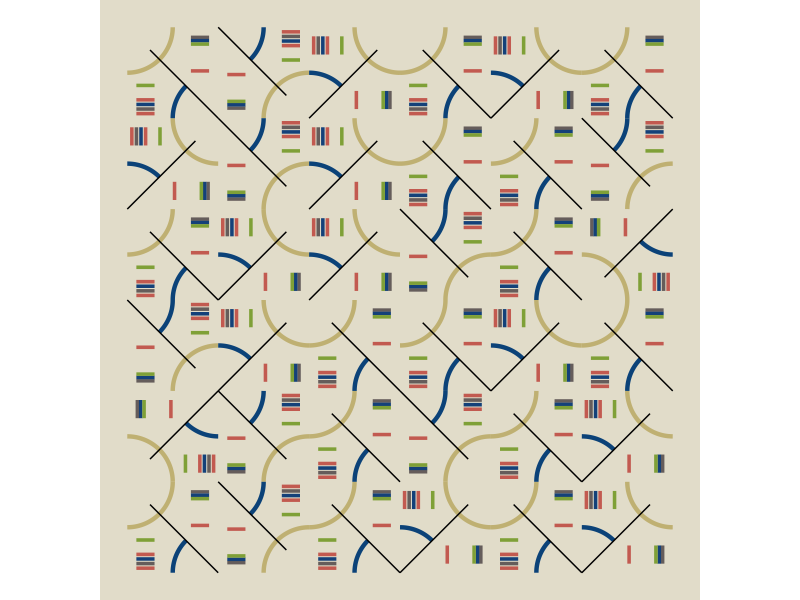

Write the R code that produced this figure.
## ---- chunk 1
knitr::opts_chunk$set(echo = TRUE)
## ---- chunk 2
library(tidyverse)
library(ggforce)
## ---- chunk 3
create_shapes <- function(rows, cols, pierce_amt = 0.1) {
  
  # Set up grid (this will be a starting point of all dfs)
  df <- crossing(x = 1:cols, y = 1:rows) %>% 
    mutate(id = row_number()) %>% 
    mutate(flip = map_dbl(id, ~sample(1:4, 1))) %>%
    mutate(across(everything(), as.double))
  
  # We're going to make the 5 data frames, each representing:
  #    1. Square outline of the tile as a guide (won't actually plot this, but super useful)
  #    2. Golden Arc 
  #    3. Blue Arc
  #    4. Black diagonal line 
  #    5. Notches (left & right sides will be made separately)
  
  # After these are created, we randomly rotate the tiles clockwise in 0/90/180/270 degree intervals.
  # Squares don't need to be moved.
  # Unfortunately it's all manually coded lmao 
  # `flip` column in the grid (df above) will be one of 1/2/3/4
  # depending on this number, I flip the tile 0/90/180/270 degrees clockwise.
  
################################################
################################################
####------------Geom generations------------####
################################################
################################################
  
  # 1. Square outline of the "tile" (geom_polygon)
  squares <- df %>%
    transmute(
      id,
      x1 = x+1, x2 = x, x3 = x,   x4 = x+1,
      y1 = y  , y2 = y, y3 = y+1, y4 = y+1,
    ) %>%
    pivot_longer(cols = -id, names_to = "coord") %>%
    mutate(coord = str_extract(coord, "^.")) %>%
    pivot_wider(id_cols = id, names_from = "coord", values_from = "value", values_fn = list) %>%
    unnest(cols = c(x, y))
  
  # 2. Golden arc (geom_arc)
  big_arcs <- df %>%
    mutate(
      x0 = imap_dbl(
        flip,
        ~ case_when(
          .x == 1 ~ df[[.y, "x"]],
          .x == 2 ~ df[[.y, "x"]] + 1,
          .x == 3 ~ df[[.y, "x"]] + 1,
          .x == 4 ~ df[[.y, "x"]]
        )
      ),
      y0 = imap_dbl(
        flip,
        ~ case_when(
          .x == 1 ~ df[[.y, "y"]] + 1,
          .x == 2 ~ df[[.y, "y"]] + 1,
          .x == 3 ~ df[[.y, "y"]],
          .x == 4 ~ df[[.y, "y"]]
        )
      ),
      start = imap_dbl(
        flip,
        ~ case_when(
          .x == 1 ~ 0.5 * pi,
          .x == 2 ~       pi,
          .x == 3 ~ 1.5 * pi,
          .x == 4 ~ 2   * pi
        )
      ),
      end = imap_dbl(
        flip,
        ~ case_when(
          .x == 1 ~       pi,
          .x == 2 ~ 1.5 * pi,
          .x == 3 ~ 2   * pi,
          .x == 4 ~ 2.5 * pi
        )
      ),
      r = 0.5
    )
  
  # 3. Blue arc (geom_arc)
  small_arcs <- df %>%   
    mutate(
      x0 = imap_dbl(
        flip,
        ~ case_when(
          .x == 1 ~ df[[.y, "x"]] + 1,
          .x == 2 ~ df[[.y, "x"]],
          .x == 3 ~ df[[.y, "x"]],
          .x == 4 ~ df[[.y, "x"]] + 1
        )
      ),
      y0 = imap_dbl(
        flip,
        ~ case_when(
          .x == 1 ~ df[[.y, "y"]],
          .x == 2 ~ df[[.y, "y"]],
          .x == 3 ~ df[[.y, "y"]] + 1,
          .x == 4 ~ df[[.y, "y"]] + 1
        )
      ),
      start = imap_dbl(
        flip,
        ~ case_when(
          .x == 1 ~ -0.25 * pi,
          .x == 2 ~  0,
          .x == 3 ~  0.75 * pi,
          .x == 4 ~         pi
        )
      ),
      end = imap_dbl(
        flip,
        ~ case_when(
          .x == 1 ~ -0.5  * pi,
          .x == 2 ~  0.25 * pi,
          .x == 3 ~  0.5  * pi,
          .x == 4 ~  1.25 * pi
        )
      ),
      r = 0.5
    )
  
  # 4. Black diagonal line (geom_segment)
  diags <- df %>%
    mutate(
      xend = imap_dbl(
        flip,
        ~ case_when(
          .x == 1 ~ df[[.y, "x"]] +     pierce_amt,
          .x == 2 ~ df[[.y, "x"]] + 1 - pierce_amt,
          .x == 3 ~ df[[.y, "x"]] + 1 - pierce_amt,
          .x == 4 ~ df[[.y, "x"]] +     pierce_amt
        )
      ),
      x = imap_dbl(
        flip,
        ~ case_when(
          .x == 1 ~ df[[.y, "x"]] + 1,
          .x == 2 ~ df[[.y, "x"]],
          .x == 3 ~ df[[.y, "x"]],
          .x == 4 ~ df[[.y, "x"]] + 1
        )
      ),
      yend = imap_dbl(
        flip,
        ~ case_when(
          .x == 1 ~ df[[.y, "y"]] + 1 - pierce_amt,
          .x == 2 ~ df[[.y, "y"]] + 1 - pierce_amt,
          .x == 3 ~ df[[.y, "y"]] +     pierce_amt,
          .x == 4 ~ df[[.y, "y"]] +     pierce_amt
        )
      ),
      y = imap_dbl(
        flip,
        ~ case_when(
          .x == 1 ~ df[[.y, "y"]],
          .x == 2 ~ df[[.y, "y"]],
          .x == 3 ~ df[[.y, "y"]] + 1,
          .x == 4 ~ df[[.y, "y"]] + 1
        )
      )
    )
  
  # 5. Notches
  
  ## K this was a little tedious. (had to create left/right notches separately)
  
  ## Start from the grid, duplicate each row 5 times for left hand side (4/right), then
  ## edit each row to draw the notches.
  #### Draw the line that's away from the other lines first, then
  #### draw the rest of the lines with even space between them. 
  
  create_notches <- function(x, y, id, flip, left_margin = 0.1, line_length = 0.3, cram = 0.4) {
    # This is just for convenience (recreating same df we're mapping over, cuz i needed to use pmap_dfr)
    dat <- tibble(x = x, y = y, id = id, flip = flip)
    
    ## Left-side notches
    
    left <- map_dfr(1:5, ~dat) %>% 
      mutate(prop = accumulate(seq(from = 5, to = 2), ~ (.y-1)/5 * 0.63, .init = 0.9))
    
    left <- left %>% 
      mutate(
        x = imap_dbl(
          flip,
          ~ case_when(
            .x == 1 ~ left[[.y, "x"]] + left_margin,
            .x == 2 ~ left[[.y, "x"]] + (left[[.y, "prop"]]*cram),
            .x == 3 ~ left[[.y, "x"]] + 1 - left_margin,
            .x == 4 ~ left[[.y, "x"]] + 1 - (left[[.y, "prop"]]*cram)
          )
        ),
        xend = imap_dbl(
          flip,
          ~ case_when(
            .x == 1 ~ left[[.y, "x"]] + line_length,
            .x == 2 ~ left[[.y, "x"]] + (left[[.y, "prop"]]*cram),
            .x == 3 ~ left[[.y, "x"]] + 1 - line_length,
            .x == 4 ~ left[[.y, "x"]] + 1 - (left[[.y, "prop"]]*cram)
          )
        ),
        yend = imap_dbl(
          flip,
          ~ case_when(
            .x == 1 ~ left[[.y, "y"]] + (left[[.y, "prop"]]*cram),
            .x == 2 ~ left[[.y, "y"]] + 1 - line_length,
            .x == 3 ~ left[[.y, "y"]] + 1 - (left[[.y, "prop"]]*cram),
            .x == 4 ~ left[[.y, "y"]] + line_length
          )
        )
      ) 
    
    left <- left %>% 
      mutate(
        y = imap_dbl(
          flip,
          ~ case_when(
            .x == 1 ~ left[[.y, "yend"]],
            .x == 2 ~ left[[.y, "y"]] + 1 - left_margin,
            .x == 3 ~ left[[.y, "yend"]],
            .x == 4 ~ left[[.y, "y"]] + left_margin
          )
        )
      ) %>% 
      mutate(clr = c("#7FA037", "#C25A50", "#144179", "#655D5B", "#C25A50"))
    
   ## Right-side notches
    
    right <- map_dfr(1:4, ~dat) %>%
      mutate(prop = accumulate(seq(from = 2, to = 4), ~ (.y+1)/4 * 0.37, .init = 1.2))
    
    right <- right %>% 
      mutate(
        xend = imap_dbl(
          flip,
          ~ case_when(
            .x == 1 ~ right[[.y, "x"]] + (1-left_margin),
            .x == 2 ~ right[[.y, "x"]] + 1 - (right[[.y, "prop"]]*cram),
            .x == 3 ~ right[[.y, "x"]] + left_margin,
            .x == 4 ~ right[[.y, "x"]] + (right[[.y, "prop"]]*cram)
          )
        ),
        yend = imap_dbl(
          flip,
          ~ case_when(
            .x == 1 ~ right[[.y, "y"]] + 1 - (right[[.y, "prop"]]*cram),
            .x == 2 ~ right[[.y, "y"]] + left_margin,
            .x == 3 ~ right[[.y, "y"]] + (right[[.y, "prop"]]*cram),
            .x == 4 ~ right[[.y, "y"]] + 1 - left_margin
          )
        )
      )
    right <- right %>% 
      mutate(
        x = imap_dbl(
          flip,
          ~ case_when(
            .x == 1 ~ right[[.y, "xend"]] - line_length + left_margin,
            .x == 2 ~ right[[.y, "xend"]],
            .x == 3 ~ right[[.y, "x"]] + line_length,
            .x == 4 ~ right[[.y, "xend"]]
          )
        ),
        y = imap_dbl(
          flip,
          ~ case_when(
            .x == 1 ~ right[[.y, "yend"]],
            .x == 2 ~ right[[.y, "yend"]] + line_length - left_margin,
            .x == 3 ~ right[[.y, "yend"]],
            .x == 4 ~ right[[.y, "yend"]] - line_length + left_margin
          )
        )
      )
    
    right <- right %>%
      mutate(clr = c("#C25A50", "#655D5B", "#144179", "#7FA037"))
    
    left %>% rbind(right)
  }
  
  notches <- df %>%
    pmap_dfr(create_notches)
  
  dfs <- list(
    squares    = squares, 
    big_arcs   = big_arcs,
    small_arcs = small_arcs,
    diags      = diags,
    notches    = notches
  )
  
  dfs
}
## ---- chunk 4
set.seed(1)
shapes <- create_shapes(rows = 6, cols = 6, pierce_amt = 0.25)

p <- ggplot() +
  # geom_polygon(
  #   data = shapes[["squares"]],
  #   aes(x = x, y = y, group = id),
  #   fill = NA, color = "#000000"
  # ) +
  geom_arc(
    data = shapes[["big_arcs"]],
    aes(x0 = x0, y0 = y0, r = r, start = start, end = end),
    color = "#bfb072",
    size = 1.5
  ) +
  geom_arc(
    data = shapes[["small_arcs"]],
    aes(x0 = x0, y0 = y0, r = r, start = start, end = end),
    color = "#0b4278",
    size = 1.5
  ) +
  geom_segment(
    data = shapes[["diags"]],
    aes(x = x, xend = xend, y = y, yend = yend),
    color = "#000000",
    size = 0.5
  ) +
  geom_segment(
    data = shapes[["notches"]],
    aes(x = x, xend = xend, y = y, yend = yend),
    color = shapes[["notches"]]$clr,
    size = 1.2
  ) +
  # geom_point(
  #   data = shapes[["notches"]],
  #   aes(x = x, y = y),
  #   # color = shapes[["notches"]]$clr,
  #   size = 2
  # ) +
  coord_equal() +
  theme_void() +
  theme(
    plot.background = element_rect(fill = "#e1dcc9", color = "#e1dcc9")
  )
p

# p + ggsave(here::here("week1", "progress.png"))
## ---- chunk 5
# pre_trim <- magick::image_read(here::here("week1", "progress.png"))
# post_trim <- magick::image_trim(pre_trim)
# magick::image_write(post_trim, here::here("week1", "final.png"))
